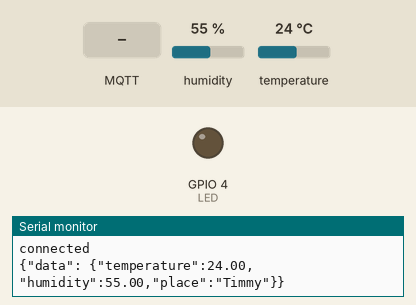
Simulated run of this sketch. Board: ESP32. Parts: output pins drawn as LEDs (lit = HIGH), the last lines printed to the serial monitor. The inputs (shaded band) are chosen by the test bench; at power-on: humidity 55 %, temperature 24 °C. WiFi joins after 1.5 s; servers stay silent unless stated; no MQTT or app messages arrive unless stated.

Above: at 6.2 s.
6.3 s: MQTT message "5" arrives on the first subscribed topic
At 10.8 s:
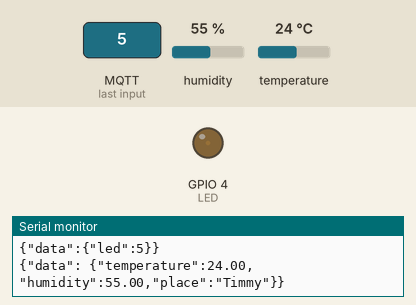
11.5 s: MQTT message "90" arrives on the first subscribed topic
At 15.9 s:
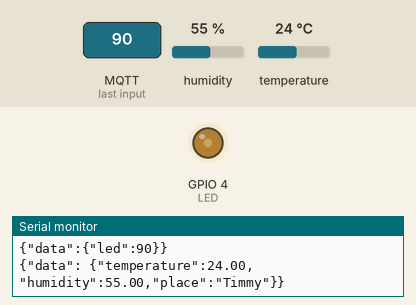
16.5 s: MQTT message "200" arrives on the first subscribed topic
At 20.9 s:
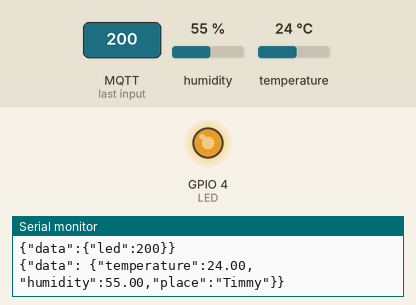
21.5 s: MQTT message "on" arrives on the first subscribed topic
At 25.9 s:
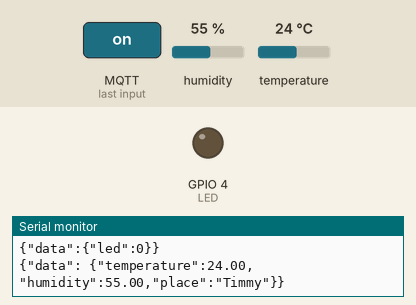
Timing chart, 0 to 27.4 s (numbered marks = the images above; inputs shaded):
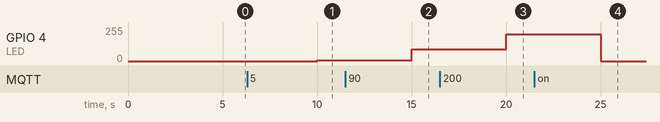

Measured:
- after the input at 6.3 s, GPIO 4 (LED): 0/255 → 5/255 after 3.7 s
- after the input at 11.5 s, GPIO 4 (LED): 5/255 → 90/255 after 3.5 s
- after the input at 16.5 s, GPIO 4 (LED): 90/255 → 199/255 after 3.5 s
- after the input at 21.5 s, GPIO 4 (LED): 199/255 → 0/255 after 3.5 s

The sketch:

NETPIE2020_AHT20_LED.ino
```cpp
#include <WiFi.h>
#include <PubSubClient.h>

#include <Adafruit_AHTX0.h>

#include "config.h"

#define LED 4
#define FREQ 5000
#define LED_CH0 0
#define LED_RES 8

/* MQTT Instance */
WiFiClient espClient;
PubSubClient client(espClient);

bool wifiConnected = true;

Adafruit_AHTX0 aht;
sensors_event_t humidity, temp;


/* Value Buffer */
char buf[200]; //Reserved for 200 bytes
long now, lastMsg;
String output;

void setup() {
  Serial.begin(115200);

  ledcSetup(LED_CH0, FREQ, LED_RES);
  ledcAttachPin(LED, LED_CH0);

  if (! aht.begin()) {
    Serial.println("Could not find AHT? Check wiring");
    while (1) delay(10);
  }
  Serial.println("AHT10 or AHT20 found");

  /* (WiFi) Connection Setup */
  WiFi.mode(WIFI_STA);      // set to station mode
  WiFi.begin(ssid, pass);   // connect to an access point
  delay(5000);

  /* loop until ESP32 can sucesfully connect to the WiFi */
  Serial.printf("Connecting to %s ", ssid);
  while (WiFi.status() != WL_CONNECTED) {
      delay(500);
      Serial.print(".");
  }
  /* connection is successful */
  Serial.println(" CONNECTED");
  Serial.print("IP Address: ");
  Serial.println(WiFi.localIP());

  /* MQTT NetPie Server */
  client.setServer(mqttServer, mqttPort); //NetPie server and port
  client.setCallback(callback);
}

void loop() {
  now = millis(); //Milliseconds now (timestamp)
  if(now - lastMsg > 5000){ //Publish new messages to the broker again when 5s passes; otherwise, let it handle subscribed messages with little blocking
    lastMsg = now;
    if(!client.connected())
      netpieReconnect();
    client.loop();
    aht.getEvent(&humidity, &temp);// populate temp and humidity objects with fresh data

    /* NetPie Transmission */
    //sprintf(buf, "{\"data\":{\"temperature\":%.2f, \"humidity\":%.2f}}", temp.temperature, humidity.relative_humidity);
    //Serial.println(buf);
    output = "{\"data\": {\"temperature\":" + String(temp.temperature) + ", \"humidity\":" + String(humidity.relative_humidity) + ",\"place\":\"Timmy\"}}";
    Serial.println(output);
    output.toCharArray(buf, (output.length() + 1));
    client.publish("@shadow/data/update", buf);
    delay(1);
  }
}

void netpieReconnect(){
  while(!client.connected()){
    Serial.println("Connecting to NetPie...");
    if (client.connect(mqttClient, mqttUser, mqttPassword )) {
      Serial.println("connected");
      client.subscribe("@msg/led");
    } else {
      Serial.print("failed with state ");
      Serial.print(client.state());
      delay(2000);
    }
  }
}

void callback(char* topic, byte* payload, unsigned int length){
  char msg[length+1];
  memcpy(msg, payload, length);
  msg[length] = '\0';
  Serial.print("Message arrived [");
  Serial.print(topic);
  Serial.printf(": %s]\n", msg);
  int val = String(msg).toInt();
  int written;

  if(val <= 0)
    written = 0;
  else if(val >= 255)
    written = 255;
  else
    written = val;
  ledcWrite(LED_CH0, written);

  sprintf(buf, "{\"data\":{\"led\":%d}}", written);
  Serial.println(buf);
  client.publish("@shadow/data/update", buf); //Feedback and record the updated value to NetPie
}
```

config.h
```cpp
/* NetPie MQTT Server */
const char* mqttServer = "broker.netpie.io";
const int mqttPort = 1883;
const char* mqttClient = "39da6cfd-3644-4d3a-98c1-5bf412cc586f"; //Client ID
const char* mqttUser = "x2b1ktNnVmrkJrFVFEmR8gx5QPz7psjm"; //Token
const char* mqttPassword = "7vt~lq_VReE9nUcDgGNwo~hkNTlrvUqV"; //Secret

/* (WiFi) Variables */
char ssid[] = "MyWifi2G"; // Your WiFi credentials.
char pass[] = "31133985"; // Set password to "" for open networks.
```
